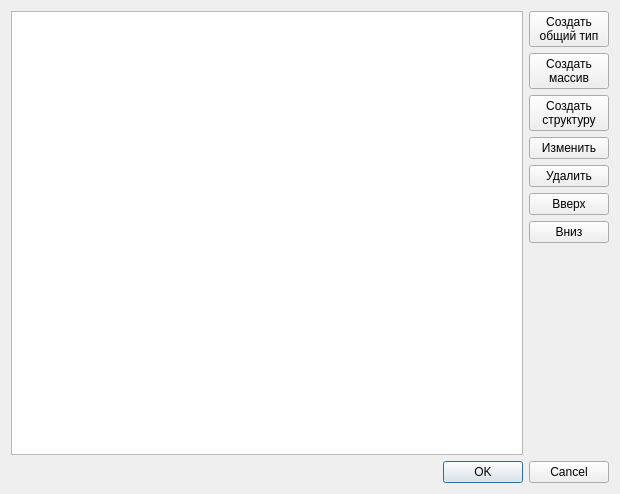
<?xml version="1.0" encoding="UTF-8"?>
<ui version="4.0">
 <class>QDataTypeDialog</class>
 <widget class="QDialog" name="QDataTypeDialog">
  <property name="geometry">
   <rect>
    <x>0</x>
    <y>0</y>
    <width>620</width>
    <height>494</height>
   </rect>
  </property>
  <property name="minimumSize">
   <size>
    <width>400</width>
    <height>300</height>
   </size>
  </property>
  <property name="maximumSize">
   <size>
    <width>800</width>
    <height>600</height>
   </size>
  </property>
  <property name="windowTitle">
   <string>Справочник типов данных</string>
  </property>
  <property name="windowIcon">
   <iconset resource="resources.qrc">
    <normaloff>:/images/G.png</normaloff>:/images/G.png</iconset>
  </property>
  <layout class="QVBoxLayout" name="verticalLayout_2">
   <item>
    <layout class="QHBoxLayout" name="horizontalLayout">
     <item>
      <widget class="QTableWidget" name="tableWidget">
       <property name="focusPolicy">
        <enum>Qt::ClickFocus</enum>
       </property>
       <property name="frameShape">
        <enum>QFrame::StyledPanel</enum>
       </property>
       <property name="frameShadow">
        <enum>QFrame::Sunken</enum>
       </property>
       <property name="lineWidth">
        <number>1</number>
       </property>
       <property name="verticalScrollBarPolicy">
        <enum>Qt::ScrollBarAsNeeded</enum>
       </property>
       <property name="editTriggers">
        <set>QAbstractItemView::NoEditTriggers</set>
       </property>
       <property name="selectionMode">
        <enum>QAbstractItemView::SingleSelection</enum>
       </property>
       <property name="selectionBehavior">
        <enum>QAbstractItemView::SelectRows</enum>
       </property>
       <property name="wordWrap">
        <bool>false</bool>
       </property>
       <property name="cornerButtonEnabled">
        <bool>false</bool>
       </property>
       <attribute name="horizontalHeaderVisible">
        <bool>false</bool>
       </attribute>
       <attribute name="horizontalHeaderDefaultSectionSize">
        <number>120</number>
       </attribute>
       <attribute name="horizontalHeaderHighlightSections">
        <bool>false</bool>
       </attribute>
       <attribute name="horizontalHeaderStretchLastSection">
        <bool>true</bool>
       </attribute>
       <attribute name="verticalHeaderDefaultSectionSize">
        <number>22</number>
       </attribute>
       <column>
        <property name="text">
         <string>Тип</string>
        </property>
       </column>
       <column>
        <property name="text">
         <string>typedef</string>
        </property>
       </column>
      </widget>
     </item>
     <item>
      <layout class="QVBoxLayout" name="verticalLayout">
       <item>
        <widget class="QPushButton" name="pushButton">
         <property name="layoutDirection">
          <enum>Qt::LeftToRight</enum>
         </property>
         <property name="text">
          <string>Создать
общий тип</string>
         </property>
         <property name="flat">
          <bool>false</bool>
         </property>
        </widget>
       </item>
       <item>
        <widget class="QPushButton" name="pushButton_4">
         <property name="layoutDirection">
          <enum>Qt::LeftToRight</enum>
         </property>
         <property name="text">
          <string>Создать
массив</string>
         </property>
         <property name="flat">
          <bool>false</bool>
         </property>
        </widget>
       </item>
       <item>
        <widget class="QPushButton" name="pushButton_5">
         <property name="layoutDirection">
          <enum>Qt::LeftToRight</enum>
         </property>
         <property name="text">
          <string>Создать
структуру</string>
         </property>
         <property name="flat">
          <bool>false</bool>
         </property>
        </widget>
       </item>
       <item>
        <widget class="QPushButton" name="pushButton_2">
         <property name="text">
          <string>Изменить</string>
         </property>
        </widget>
       </item>
       <item>
        <widget class="QPushButton" name="pushButton_3">
         <property name="text">
          <string>Удалить</string>
         </property>
        </widget>
       </item>
       <item>
        <widget class="QPushButton" name="moveUp">
         <property name="text">
          <string>Вверх</string>
         </property>
        </widget>
       </item>
       <item>
        <widget class="QPushButton" name="moveDown">
         <property name="text">
          <string>Вниз</string>
         </property>
        </widget>
       </item>
       <item>
        <spacer name="verticalSpacer">
         <property name="orientation">
          <enum>Qt::Vertical</enum>
         </property>
         <property name="sizeHint" stdset="0">
          <size>
           <width>20</width>
           <height>40</height>
          </size>
         </property>
        </spacer>
       </item>
      </layout>
     </item>
    </layout>
   </item>
   <item>
    <widget class="QDialogButtonBox" name="buttonBox">
     <property name="orientation">
      <enum>Qt::Horizontal</enum>
     </property>
     <property name="standardButtons">
      <set>QDialogButtonBox::Cancel|QDialogButtonBox::Ok</set>
     </property>
    </widget>
   </item>
  </layout>
 </widget>
 <resources>
  <include location="resources.qrc"/>
 </resources>
 <connections>
  <connection>
   <sender>buttonBox</sender>
   <signal>accepted()</signal>
   <receiver>QDataTypeDialog</receiver>
   <slot>accept()</slot>
   <hints>
    <hint type="sourcelabel">
     <x>248</x>
     <y>254</y>
    </hint>
    <hint type="destinationlabel">
     <x>157</x>
     <y>274</y>
    </hint>
   </hints>
  </connection>
  <connection>
   <sender>buttonBox</sender>
   <signal>rejected()</signal>
   <receiver>QDataTypeDialog</receiver>
   <slot>reject()</slot>
   <hints>
    <hint type="sourcelabel">
     <x>316</x>
     <y>260</y>
    </hint>
    <hint type="destinationlabel">
     <x>286</x>
     <y>274</y>
    </hint>
   </hints>
  </connection>
 </connections>
</ui>
